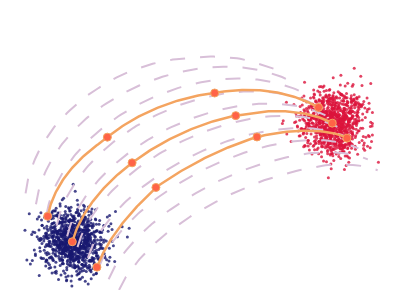

Notebook cell for this chart:
### Code cell
fig = go.Figure()
alpha_gt_points = 0.8
markersize_gt_points = 3
markersize_ODE = 8

D0_gt_samples = pi_0.sample([1000])
fig.add_trace(
    go.Scatter(
        x=D0_gt_samples[:, 0],
        y=D0_gt_samples[:, 1],
        mode="markers",
        name="initial noise",
        marker=dict(size=markersize_gt_points, opacity=alpha_gt_points, color="MidnightBlue"),
        showlegend=True,
        hovertemplate='(%{x:.3f}, %{y:.3f})<extra>%{fullData.name}</extra>'
    )
)
D1_gt_samples = pi_1.sample([1000])
fig.add_trace(
    go.Scatter(
        x=D1_gt_samples[:, 0],
        y=D1_gt_samples[:, 1],
        mode="markers",
        name="ground truth data",
        marker=dict(size=markersize_gt_points, opacity=alpha_gt_points, color="Crimson"),
        showlegend=True,
        hovertemplate='(%{x:.3f}, %{y:.3f})<extra>%{fullData.name}</extra>'
    )
)

# Plot GT ODE traj
gt_traj_list = [
    traj.detach().cpu().numpy() for traj in gt_traj
]
gt_traj_list = np.stack(gt_traj_list) # [timesteps, batch, 2]

all_line_x = []
all_line_y = []
for i in range(gt_traj_list.shape[1]):
    line_x = gt_traj_list[:, i, 0]
    line_y = gt_traj_list[:, i, 1]
    all_line_x.extend(line_x.tolist() + [np.nan])
    all_line_y.extend(line_y.tolist() + [np.nan])
fig.add_trace(
    go.Scatter(
        x=all_line_x,
        y=all_line_y,
        mode="lines",
        name=f"GT ODE traj",
        line=dict(dash="longdash", color="Thistle", width=2.), # dash: 'solid', 'dot', 'dash', 'longdash', 'dashdot', 'longdashdot'
        opacity=1.0,
        showlegend=True,
        # hovertemplate='(%{x:.3f}, %{y:.3f})<extra>%{fullData.name} traj</extra>'
        hoverinfo="skip",
    )
)

# Plot Natural Euler traj, with dots at each discrete point, may add arrow
natural_euler_traj_list = []
marker_size_list = []
for i in range(len(natural_euler_traj) - 1):
    print(t)
    t = natural_euler.time_points[i]
    x_t = natural_euler.trajectories[i] # shape: [B, 2]
    v_t = rectified_flow.get_velocity(x_t, t)
    interp = rectified_flow.interp.solve(t=t, x_t=x_t, dot_x_t=v_t)
    x_0 = interp.x_0
    x_1 = interp.x_1
    natural_euler_traj_list.append(x_t)
    marker_size_list.append(markersize_ODE)
    
    for t in np.linspace(natural_euler.time_points[i], natural_euler.time_points[i + 1], 50):
        if (t == natural_euler.time_points[i + 1] or t == natural_euler.time_points[i]): continue
        print(t)
        x_t, _ = rectified_flow.interp.forward(x_0, x_1, t)
        natural_euler_traj_list.append(x_t)
        marker_size_list.append(0)
        
natural_euler_traj_list.append(natural_euler.trajectories[-1])
marker_size_list.append(markersize_ODE)

natural_euler_traj_list = [
    traj.detach().cpu().numpy() for traj in natural_euler_traj_list
]
natural_euler_traj_list = np.stack(natural_euler_traj_list) # [timesteps, batch, 2]
print(natural_euler_traj_list.shape) # (153, 3, 2)

all_line_x = []
all_line_y = []
all_marker_sizes = []
for i in range(natural_euler_traj_list.shape[1]):
    line_x = natural_euler_traj_list[:, i, 0]  
    line_y = natural_euler_traj_list[:, i, 1]
    
    all_line_x.extend(line_x.tolist())
    all_line_y.extend(line_y.tolist())
    
    all_marker_sizes.extend(marker_size_list)
    
    all_line_x.append(np.nan)
    all_line_y.append(np.nan)
    all_marker_sizes.append(0)

print(len(all_line_x)) # 462 = 153 * 3 + 3
print(len(all_marker_sizes)) # 153

fig.add_trace(
    go.Scatter(
        x=all_line_x,
        y=all_line_y,
        mode="lines+markers",
        name=f"natural Euler sampler",
        line=dict(dash="solid", color="SandyBrown", width=2.5), # dash: 'solid', 'dot', 'dash', 'longdash', 'dashdot', 'longdashdot'
        marker=dict(
            size=all_marker_sizes,  # 数组形式，每个点一个大小
            color="Tomato",
            opacity=1.0,
        ),
        showlegend=True,
        hovertemplate='(%{x:.3f}, %{y:.3f})<extra>%{fullData.name}</extra>',
        hoverinfo="skip",
    )
)

fig.update_xaxes(
    range=[-7, 5.2],
    showgrid=False,        
    griddash="solid",          
    showticklabels=False,      
    showline=False,            
    zeroline=False,           
    mirror=False,
    # dtick=dtick_x,
    # tick0=min_x,          
)

fig.update_yaxes(
    range=[-1.5, 7.2],
    showgrid=False,
    griddash="solid",
    showticklabels=False,
    showline=False,
    zeroline=False,
    mirror=False,
    # dtick=dtick_y,
    # tick0=min_y,
)

# 去掉所有 slider、frames、按钮，仅保留静态可视化
fig.update_layout(
    margin=dict(l=10, r=10, t=10, b=10),
    showlegend=False,
    height=300,
    width=400,
    template="plotly_white",
    # autosize=True,
)

fig.show()

### Figure 1 — Plotly figure (JSON) as saved in the notebook; plotly's stock layout.template omitted (floating-point values rounded to 4 significant figures; data arrays with more than 128 entries replaced by an {"elided": "..."} marker saying what was removed)
{"data": [{"hovertemplate": "(%{x:.3f}, %{y:.3f})<extra>%{fullData.name}</extra>", "marker": {"color": "MidnightBlue", "opacity": 0.8, "size": 3}, "mode": "markers", "name": "initial noise", "showlegend": true, "type": "scatter", "x": {"elided": "1000 float values"}, "y": {"elided": "1000 float values"}}, {"hovertemplate": "(%{x:.3f}, %{y:.3f})<extra>%{fullData.name}</extra>", "marker": {"color": "Crimson", "opacity": 0.8, "size": 3}, "mode": "markers", "name": "ground truth data", "showlegend": true, "type": "scatter", "x": {"elided": "1000 float values"}, "y": {"elided": "1000 float values"}}, {"hoverinfo": "skip", "line": {"color": "Thistle", "dash": "longdash", "width": 2}, "mode": "lines", "name": "GT ODE traj", "opacity": 1, "showlegend": true, "type": "scatter", "x": {"elided": "1020 float values"}, "y": {"elided": "1020 float values"}}, {"hoverinfo": "skip", "hovertemplate": "(%{x:.3f}, %{y:.3f})<extra>%{fullData.name}</extra>", "line": {"color": "SandyBrown", "dash": "solid", "width": 2.5}, "marker": {"color": "Tomato", "opacity": 1, "size": {"elided": "447 int values"}}, "mode": "lines+markers", "name": "natural Euler sampler", "showlegend": true, "type": "scatter", "x": {"elided": "447 float values"}, "y": {"elided": "447 float values"}}], "layout": {"height": 300, "margin": {"b": 10, "l": 10, "r": 10, "t": 10}, "showlegend": false, "width": 400, "xaxis": {"griddash": "solid", "mirror": false, "range": [-7, 5.2], "showgrid": false, "showline": false, "showticklabels": false, "zeroline": false}, "yaxis": {"griddash": "solid", "mirror": false, "range": [-1.5, 7.2], "showgrid": false, "showline": false, "showticklabels": false, "zeroline": false}}}
